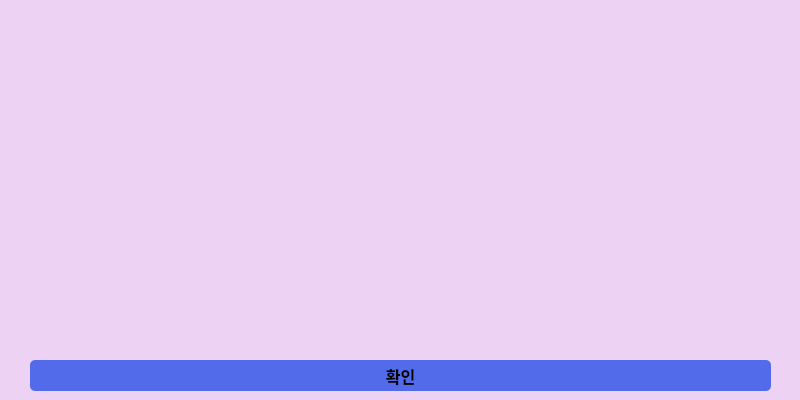
<?xml version="1.0" encoding="UTF-8"?>
<ui version="4.0">
 <class>Dialog</class>
 <widget class="QDialog" name="Dialog">
  <property name="geometry">
   <rect>
    <x>0</x>
    <y>0</y>
    <width>800</width>
    <height>400</height>
   </rect>
  </property>
  <property name="windowTitle">
   <string>Dialog</string>
  </property>
  <widget class="QLabel" name="label">
   <property name="geometry">
    <rect>
     <x>0</x>
     <y>-10</y>
     <width>841</width>
     <height>421</height>
    </rect>
   </property>
   <property name="styleSheet">
    <string notr="true">background-color : #EDD2F3;</string>
   </property>
   <property name="text">
    <string/>
   </property>
   <property name="indent">
    <number>-1</number>
   </property>
  </widget>
  <widget class="QWidget" name="gridLayoutWidget">
   <property name="geometry">
    <rect>
     <x>30</x>
     <y>20</y>
     <width>741</width>
     <height>331</height>
    </rect>
   </property>
   <layout class="QGridLayout" name="viewer"/>
  </widget>
  <widget class="QPushButton" name="okBtn">
   <property name="geometry">
    <rect>
     <x>30</x>
     <y>360</y>
     <width>741</width>
     <height>31</height>
    </rect>
   </property>
   <property name="font">
    <font>
     <family>Noto Sans CJK KR Black</family>
     <pointsize>12</pointsize>
     <weight>75</weight>
     <bold>true</bold>
    </font>
   </property>
   <property name="styleSheet">
    <string notr="true">background-color : #516BEB;
border-radius : 5px;</string>
   </property>
   <property name="text">
    <string>확인</string>
   </property>
  </widget>
 </widget>
 <resources/>
 <connections/>
</ui>
